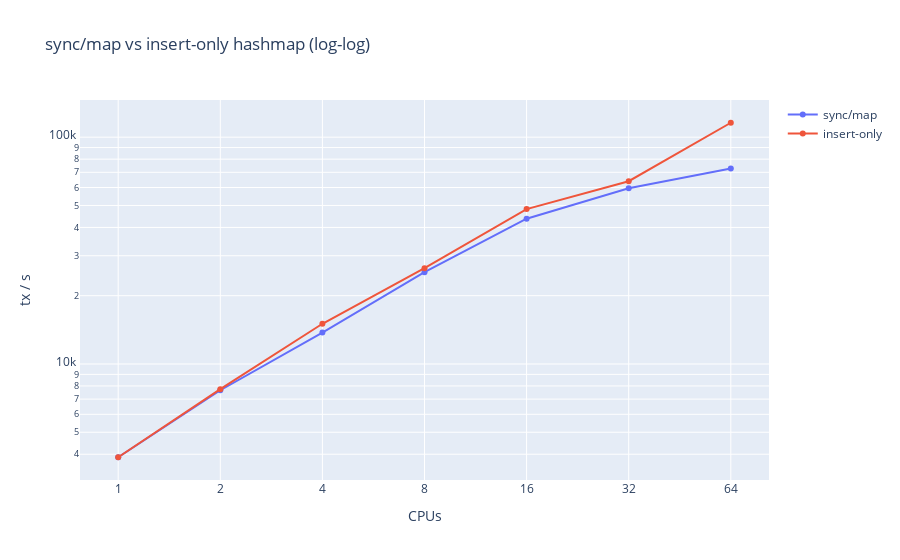

Write notebook code for a chart like this one.
### Markdown cell above
## E2E test

### Benchmarking impact of new hash map

### Code cell
import pandas as pd
import plotly.graph_objects as go

df = pd.read_csv("map.csv")

fig = go.Figure()
fig.add_trace(go.Scatter(
    x=df["cpu"],
    y=1/(df["nsop-syncmap"]*10**-9),
    name="sync/map"
))

fig.add_trace(go.Scatter(
    x=df["cpu"],
    y=1/(df["nsop-insertonly"]*10**-9),
    name="insert-only"
))

fig.update_layout(
    title="sync/map vs insert-only hashmap (log-log)",
    xaxis_title='CPUs', xaxis_type='category',
    yaxis_title='tx / s', yaxis_type="log")
fig.show()

### Figure 1 — Plotly figure (JSON) as saved in the notebook; plotly's stock layout.template omitted (floating-point values rounded to 4 significant figures)
{"data": [{"name": "sync/map", "type": "scatter", "x": [1, 2, 4, 8, 16, 32, 64], "y": [3880.0, 7660.0, 13760.0, 25400.0, 43720.0, 59510.0, 72690.0]}, {"name": "insert-only", "type": "scatter", "x": [1, 2, 4, 8, 16, 32, 64], "y": [3880.0, 7745.0, 15040.0, 26440.0, 48170.0, 63960.0, 115800.0]}], "layout": {"autosize": true, "title": {"text": "sync/map vs insert-only hashmap (log-log)"}, "xaxis": {"autorange": true, "range": [-0.3605, 6.361], "title": {"text": "CPUs"}, "type": "category"}, "yaxis": {"autorange": true, "range": [3.481, 5.172], "title": {"text": "tx / s"}, "type": "log"}}}
